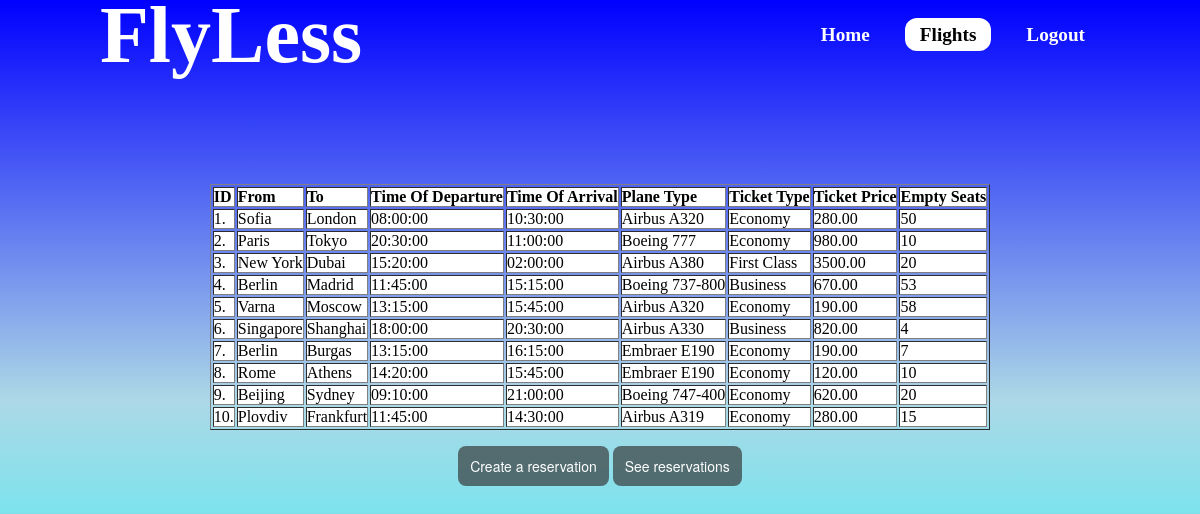
The app's page /flights_view.php with its own data.
### tables this page shows
CREATE TABLE trips (
  id MEDIUMINT NOT NULL AUTO_INCREMENT PRIMARY KEY,
  `from` VARCHAR(255),
  `to` VARCHAR(255),
  take_off_time TIME,
  time_of_arrival TIME,
  plane_type VARCHAR(255),
  ticket_type VARCHAR(255),
  ticket_price DECIMAL(10,2),
  empty_seats INT
);

### flights_view.php (the view, shortened to what this page needs)
<!DOCTYPE html>
<html lang="en">
<head>
    <link rel="stylesheet" href="style.css">
</head>
<body>
    <?php @session_start();
    function display()
    {
        $servername = "localhost";
        $username = "root";
        $password = "";
        $database = "database";
        $conn = new mysqli($servername, $username, $password, $database);
        $query = "SELECT * FROM trips";
        $result = $conn->query($query);
        echo "<br><table border='1'>";
        echo "
<tr>
    <td><b>ID<b></td>
    <td><b>From<b></td>
    <td><b>To<b></td>
    <td><b>Time Of Departure<b></td>
    <td><b>Time Of Arrival<b></td>
    <td><b>Plane Type<b></td>
    <td><b>Ticket Type<b></td>
    <td><b>Ticket Price<b></td>
    <td><b>Empty Seats<b></td>
</tr>";
        if ($result->num_rows > 0) {
            while ($row = $result->fetch_assoc()) {
                echo "<tr>";
                echo "<td>" . $row['id'] . "." . "</td>";
                echo "<td>" . $row['from'] . "</td>";
                echo "<td>" . $row['to'] . "</td>";
                echo "<td>" . $row['take_off_time'] . "</td>";
                echo "<td>" . $row['time_of_arrival'] . "</td>";
                echo "<td>" . $row['plane_type'] . "</td>";
                echo "<td>" . $row['ticket_type'] . "</td>";
                echo "<td>" . $row['ticket_price'] . "</td>";
                echo "<td>" . $row['empty_seats'] . "</td>";
                echo "</tr>";
            }
        }
        echo "</table>";
    }
    ?>
    <header>
        <h1>FlyLess</h1>
        <div class="menu">
            <ul>
                <li><a id="home" href="home.php">Home</a></li>
                <li><a class="active" id="res_flights" href="reserve_flights.php">Flights</a></li>
                <li><a id="logout" href="logout.php">Logout</a></li>
            </ul>
        </div>
    </header>
    <?php if (!isset($_POST['add'])) { ?>
        <div style="margin-top: 8vw;" class="div_align table">
            <?php
            display();
            ?>
            <form style="margin-top: 2vh;" method="post">
                <input class="actionbttns" type="submit" name="add" id="add" value="Create a reservation">
                <input class="actionbttns" type="button" onclick="location.href='reservations_view.php'" name="view" id="view" value="See reservations">
            </form>
        <?php
        }
        ?>
        </div>
</body>
</html>

### style.css (style rules this page uses)
* { margin: 0; padding: 0; box-sizing: border-box; }
header { top: 0; left: 0; width: 100%; height: 37px; padding: 35px 100px; display: flex; justify-content: space-between; align-items: center; }
h1 { color: white; font-size: 10vh; }
body { background: linear-gradient(to bottom, blue, lightblue, cyan); min-height: 100vh; }
header .menu { display: flex; justify-content: center; align-items: center; text-align: right; flex-direction: row; user-select: none; }
header ul { display: flex; justify-content: center; align-items: center; }
header ul li { list-style: none; margin-left: 20px; }
header ul li a { font-family: 'Poiret One', cursive; font-weight: bolder; font-size: larger; text-decoration: none; padding: 6px 15px; color: white; border-radius: 12px; }
header ul li a:hover, header ul li a.active { background: white; color: var(--blackish); }
.div_align { display: flex; justify-content: center; align-items: center; flex-direction: column; }
.actionbttns { background-color: rgba(51, 51, 51, 0.665); border-radius: 8px; border-width: 0; color:white; cursor: pointer; display: inline-block; font-family: "Haas Grot Text R Web", "Helvetica Neue", Helvetica, Arial, sans-serif; font-size: 14px; font-weight: 500; line-height: 20px; list-style: none; margin: 0; padding: 10px 12px; text-align: center; transition: all 200ms; vertical-align: baseline; white-space: nowrap; user-select: none; -webkit-user-select: none; touch-action: manipulation; }
tr { background-color: white; }

### records on screen
trips: id "1", from "Sofia", to "London", take_off_time "08:00:00", time_of_arrival "10:30:00", plane_type "Airbus A320", ticket_type "Economy", ticket_price "280.00", empty_seats "50"
trips: id "2", from "Paris", to "Tokyo", take_off_time "20:30:00", time_of_arrival "11:00:00", plane_type "Boeing 777", ticket_type "Economy", ticket_price "980.00", empty_seats "10"
trips: id "3", from "New York", to "Dubai", take_off_time "15:20:00", time_of_arrival "02:00:00", plane_type "Airbus A380", ticket_type "First Class", ticket_price "3500.00", empty_seats "20"
trips: id "4", from "Berlin", to "Madrid", take_off_time "11:45:00", time_of_arrival "15:15:00", plane_type "Boeing 737-800", ticket_type "Business", ticket_price "670.00", empty_seats "53"
trips: id "5", from "Varna", to "Moscow", take_off_time "13:15:00", time_of_arrival "15:45:00", plane_type "Airbus A320", ticket_type "Economy", ticket_price "190.00", empty_seats "58"
trips: id "6", from "Singapore", to "Shanghai", take_off_time "18:00:00", time_of_arrival "20:30:00", plane_type "Airbus A330", ticket_type "Business", ticket_price "820.00", empty_seats "4"
trips: id "7", from "Berlin", to "Burgas", take_off_time "13:15:00", time_of_arrival "16:15:00", plane_type "Embraer E190", ticket_type "Economy", ticket_price "190.00", empty_seats "7"
trips: id "8", from "Rome", to "Athens", take_off_time "14:20:00", time_of_arrival "15:45:00", plane_type "Embraer E190", ticket_type "Economy", ticket_price "120.00", empty_seats "10"
trips: id "9", from "Beijing", to "Sydney", take_off_time "09:10:00", time_of_arrival "21:00:00", plane_type "Boeing 747-400", ticket_type "Economy", ticket_price "620.00", empty_seats "20"
trips: id "10", from "Plovdiv", to "Frankfurt", take_off_time "11:45:00", time_of_arrival "14:30:00", plane_type "Airbus A319", ticket_type "Economy", ticket_price "280.00", empty_seats "15"
